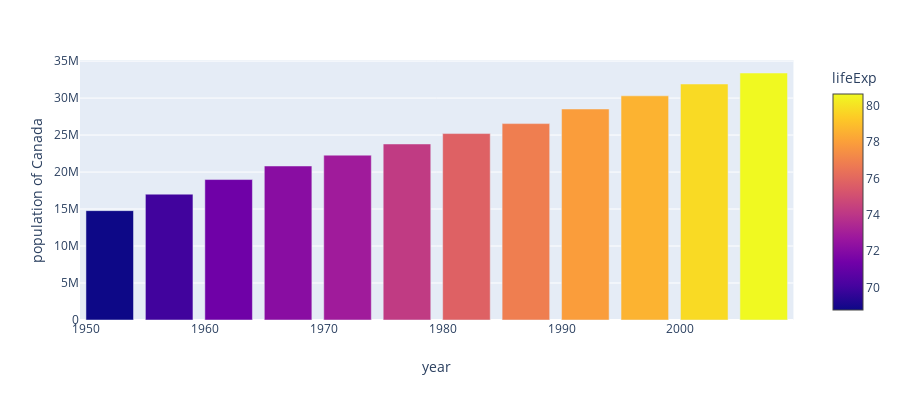

The code cell stored with this chart in its notebook:
### Code cell
fig = px.bar(data_canada, x='year', y='pop',
             hover_data=['lifeExp', 'gdpPercap'], color='lifeExp',
             labels={'pop':'population of Canada'}, height=400)
fig.show()

### Figure 1 — Plotly figure (JSON) as saved in the notebook; plotly's stock layout.template omitted (floating-point values rounded to 4 significant figures)
{"data": [{"alignmentgroup": "True", "customdata": [[68.75, 11370.0], [69.96, 12490.0], [71.3, 13460.0], [72.13, 16080.0], [72.88, 18970.0], [74.21, 22090.0], [75.76, 22900.0], [76.86, 26630.0], [77.95, 26340.0], [78.61, 28950.0], [79.77, 33330.0], [80.65, 36320.0]], "hoverlabel": {"namelength": 0}, "hovertemplate": "year=%{x}<br>population of Canada=%{y}<br>lifeExp=%{marker.color}<br>gdpPercap=%{customdata[1]}", "legendgroup": "", "marker": {"color": [68.75, 69.96, 71.3, 72.13, 72.88, 74.21, 75.76, 76.86, 77.95, 78.61, 79.77, 80.65], "coloraxis": "coloraxis"}, "name": "", "offsetgroup": "", "orientation": "v", "showlegend": false, "textposition": "auto", "type": "bar", "x": [1952, 1957, 1962, 1967, 1972, 1977, 1982, 1987, 1992, 1997, 2002, 2007], "xaxis": "x", "y": [14785584, 17010154, 18985849, 20819767, 22284500, 23796400, 25201900, 26549700, 28523502, 30305843, 31902268, 33390141], "yaxis": "y"}], "layout": {"barmode": "relative", "coloraxis": {"colorbar": {"title": {"text": "lifeExp"}}, "colorscale": [[0, "#0d0887"], [0.1111, "#46039f"], [0.2222, "#7201a8"], [0.3333, "#9c179e"], [0.4444, "#bd3786"], [0.5556, "#d8576b"], [0.6667, "#ed7953"], [0.7778, "#fb9f3a"], [0.8889, "#fdca26"], [1, "#f0f921"]]}, "height": 400, "legend": {"tracegroupgap": 0}, "margin": {"t": 60}, "xaxis": {"anchor": "y", "domain": [0, 0.98], "title": {"text": "year"}}, "yaxis": {"anchor": "x", "domain": [0, 1], "title": {"text": "population of Canada"}}}}
